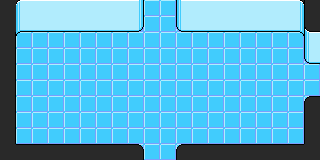

A 2D game scene composited from a Tiled map and its tileset images. What follows is a short description and the map's XML, with every tile layer's data as written:
An orthogonal 20x10 tile map with 16x16 px tiles, 4 tile layers (Tile Layer 1, Tile Layer 2, Tile Layer 3, Tile Layer 4).

<map version="1.4" tiledversion="1.4.2" orientation="orthogonal" renderorder="right-down" width="20" height="10" tilewidth="16" tileheight="16" infinite="0" nextlayerid="6" nextobjectid="1">
 <tileset firstgid="1" source="lab.tsx" />
 <layer id="1" name="Tile Layer 1" width="20" height="10">
  <data encoding="csv">
71,71,102,102,102,102,102,102,2,2,2,111,102,102,102,102,102,102,102,103,
81,101,102,102,102,102,2,2,2,2,2,2,102,102,102,102,2,2,103,113,
101,2,2,2,2,2,2,2,2,2,2,2,2,2,2,2,2,2,2,103,
2,2,2,2,2,2,2,2,2,2,2,2,2,2,2,2,2,2,2,2,
122,2,2,2,2,2,2,2,2,2,2,2,2,2,2,2,2,2,2,2,
102,2,2,2,2,2,2,2,2,2,2,2,2,2,2,2,2,2,2,2,
122,2,2,2,2,2,2,2,2,2,2,2,2,2,2,2,2,2,2,2,
102,2,2,2,2,2,2,2,2,2,2,2,2,2,2,2,2,2,2,2,
111,2,2,2,2,2,2,2,2,2,2,2,2,2,2,2,2,2,2,113,
121,122,116,116,116,116,116,116,2,2,2,2,116,122,122,122,123,122,122,123
</data>
 </layer>
 <layer id="2" name="Tile Layer 2" width="20" height="10">
  <data encoding="csv">
22,71,42,42,42,42,42,42,43,0,0,41,42,42,42,42,42,42,72,21,
22,81,52,52,52,52,52,52,53,0,0,51,52,52,52,52,52,52,82,31,
23,91,0,0,0,0,0,0,0,0,0,0,0,0,0,0,0,0,92,41,
23,0,0,0,0,0,0,0,0,0,0,0,0,0,0,0,0,0,0,51,
23,0,0,0,0,0,0,0,0,0,0,0,0,0,0,0,0,0,0,0,
23,0,0,0,0,0,0,0,0,0,0,0,0,0,0,0,0,0,0,0,
23,0,0,0,0,0,0,0,0,0,0,0,0,0,0,0,0,0,0,11,
23,0,0,0,0,0,0,0,0,0,0,0,0,0,0,0,0,0,0,21,
23,0,0,0,0,0,0,0,0,0,0,0,0,0,0,0,0,0,0,21,
22,12,12,12,12,12,12,12,13,0,0,11,12,12,12,12,12,12,12,22
</data>
 </layer>
 <layer id="3" name="Tile Layer 3" width="20" height="10">
  <data encoding="csv">
0,0,0,0,0,0,0,0,0,0,0,0,0,0,0,0,0,0,0,0,
0,0,0,0,0,0,0,0,0,0,0,0,0,0,0,0,0,0,0,0,
0,0,0,0,0,0,0,0,0,0,0,0,0,0,0,0,0,0,0,0,
0,0,0,0,0,0,0,0,0,0,0,0,0,0,0,0,0,0,0,0,
0,0,0,0,0,0,0,0,0,0,0,0,0,0,0,0,0,0,0,0,
0,0,0,0,0,0,0,0,0,0,0,0,0,0,0,0,0,0,0,0,
0,0,0,0,0,0,0,0,0,0,0,0,0,0,0,0,0,0,0,0,
0,0,0,0,0,0,0,0,0,0,0,0,0,0,0,0,0,0,0,0,
0,0,0,0,0,0,0,0,0,0,0,0,0,0,0,0,0,0,0,0,
0,0,0,0,0,0,0,0,0,0,0,0,0,0,0,0,0,0,0,0
</data>
 </layer>
 <layer id="4" name="Tile Layer 4" width="20" height="10">
  <data encoding="csv">
0,0,0,0,0,0,0,0,0,0,0,0,0,0,0,0,0,0,0,0,
0,0,0,0,0,0,0,0,0,0,0,0,0,0,0,0,0,0,0,0,
0,0,0,0,0,0,0,0,0,0,0,0,0,0,0,0,0,0,0,0,
0,0,0,0,0,0,0,0,0,0,0,0,0,0,0,0,0,0,0,0,
0,0,0,0,0,0,0,0,0,0,0,0,0,0,0,0,0,0,0,0,
0,0,0,0,0,0,0,0,0,0,0,0,0,0,0,0,0,0,0,0,
0,0,0,0,0,0,0,0,0,0,0,0,0,0,0,0,0,0,0,0,
0,0,0,0,0,0,0,0,0,0,0,0,0,0,0,0,0,0,0,0,
0,0,0,0,0,0,0,0,0,0,0,0,0,0,0,0,0,0,0,0,
0,0,0,0,0,0,0,0,0,0,0,0,0,0,0,0,0,0,0,0
</data>
 </layer>
</map>
